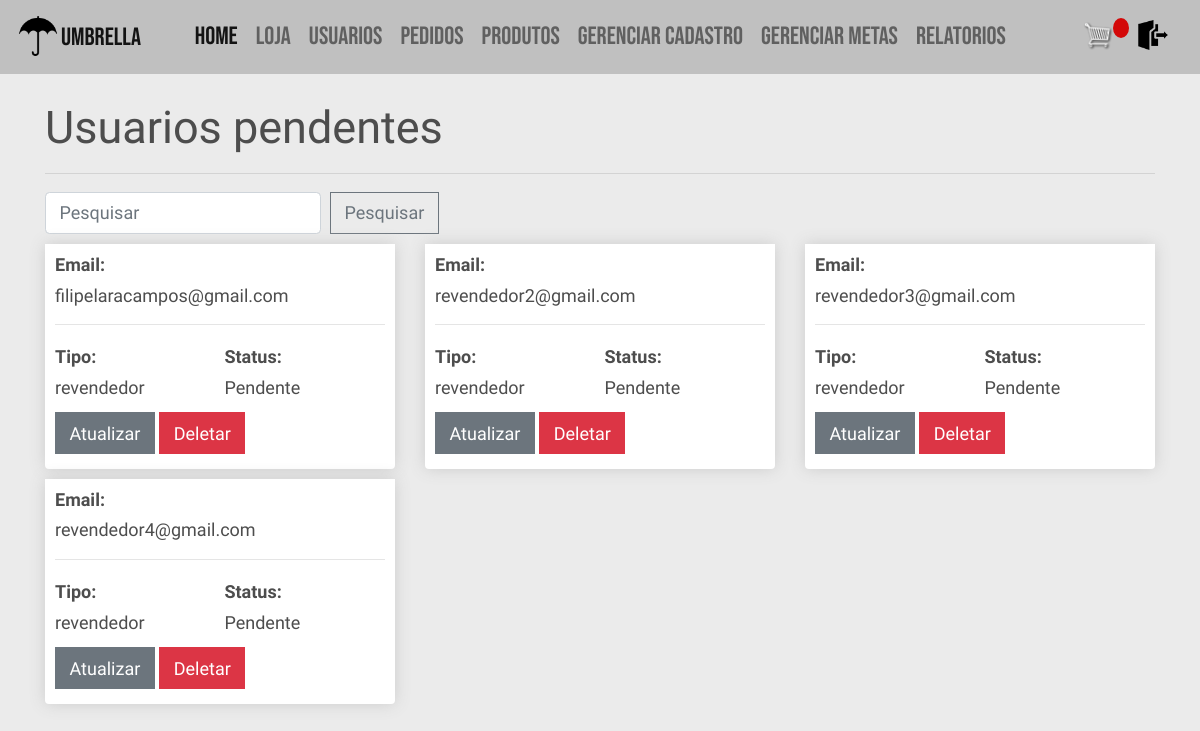
Screenshot of /pesquisa_rev_novo/ (signed in) with the database file from the repository.
### vendas/models.py (models this page shows, shortened)
class Revendedor(models.Model):
    user = models.OneToOneField(
        User, on_delete=models.CASCADE)
    nome = models.CharField(_("Nome"), max_length=100, blank=True)
    cpf = models.CharField(_("CPF"), max_length=15, blank=True)
    telefone = models.CharField(_("Telefone"), max_length=15, blank=True)
    cep = models.CharField(
        _("CEP"), max_length=15, blank=True)
    uf = models.CharField(
        _("UF"), max_length=2, blank=True)
    cidade = models.CharField(
        _("cidade"), max_length=50, blank=True)
    bairro = models.CharField(
        _("bairro"), max_length=50, blank=True)
    logradouro = models.CharField(
        _("logradouro"), max_length=100, blank=True)
    numero = models.CharField(
        _("numero"), max_length=5, blank=True)
    datanasc = models.DateField(
        _("Data de nascimento"), auto_now=False, auto_now_add=False, blank=True)
    sexo = models.CharField(_("sexo"), choices=opcoes_sexo,
                            max_length=30, blank=True)
    supervisor = models.ForeignKey(Supervisor, verbose_name=_(
        "supervisor"), on_delete=models.SET_NULL, null=True, blank=True)
    def meta_iniciante():
        return Meta.objects.get(nivel=Meta.INICIANTE)
    meta = models.ForeignKey(
        Meta, on_delete=models.SET_NULL, null=True, blank=True, default=meta_iniciante)
    is_aprovado = models.BooleanField(_('Aprovado'), default=False)

### users/models.py (models this page shows)
class User(AbstractBaseUser, PermissionsMixin):
    email = models.EmailField(_('email'), unique=True)
    is_staff = models.BooleanField(
        _('staff status'),
        default=False,
    )
    is_active = models.BooleanField(
        _('active'),
        default=True,
    )
    criado = models.DateTimeField(
        _('criado'),
        default=timezone.now,
    )
    REVENDEDOR = 'revendedor'
    LOJA = 'loja'
    SUPERVISOR = 'supervisor'
    FRANQUIA = 'franquia'
    opcoes_tipo = [
        (REVENDEDOR, "Revendedor"),
        (LOJA, "Loja"),
        (SUPERVISOR, "Supervisor"),
        (FRANQUIA, "Franquia"),
    ]
    tipo = models.CharField(
        _("tipo"), max_length=50, choices=opcoes_tipo, default=REVENDEDOR, null = True, blank = True)
    objects = UserManager()
    USERNAME_FIELD = 'email'
    def __str__(self):
        return self.email

### vendas/views.py (the view)
# urls.py: path('pesquisa_rev_novo/', views.pesquisaRevNovo,
def pesquisaRevNovo(request):
    from itertools import chain
    if request.user.tipo == User.FRANQUIA:
        revendedor_list = Revendedor.objects.filter(is_aprovado=False)
        loja_list = Loja.objects.filter(is_aprovado=False)
        supervisor_list = Supervisor.objects.filter(is_aprovado=False)
        object_list = list(chain(revendedor_list, loja_list, supervisor_list))
    else:
        object_list = Revendedor.objects.filter(is_aprovado=False)
    return render(request, 'vendas/revendedor_list.html', {'object_list': object_list})

### vendas/templates/vendas/revendedor_list.html (shortened to what this page needs)
{% extends 'vendas/base.html' %}
{% load static %}
{% block content %}
	{% if request.user.tipo == 'supervisor' %}
		<h1>Revendedores pendentes</h1>
	{% else %}
		<h1>Usuarios pendentes</h1>
	{% endif %}
	<hr>
	<form class="form-inline" action="{% url 'pesquisa_usuarios' %}" method="get">
		<input class="form-control mr-sm-2" name="q" type="search" placeholder="Pesquisar" aria-label="Pesquisar">
		<button class="btn btn-outline-secondary my-2 my-sm-0" type="submit">Pesquisar</button>
	</form>
	<div class="row">
		{% if not object_list %}
			{% if request.user.tipo == 'supervisor' %}
				<h2 class="mt-3 ml-3"><strong>Não há revendedores pendentes</strong></h2>
			{% else %}
				<h2 class="mt-3 ml-3"><strong>Não há usuarios pendentes</strong></h2>
			{% endif %}
		{% else %}
			{% for revendedor in object_list %}
				<div class="col-lg-4">
					<div class="box-element product">
						<h6><strong>Email:</strong></h6>
						<h6>{{revendedor.user.email}}</h6>
						<hr>
						<div class="d-inline-flex w-50 flex-column">
							<h6 ><strong>Tipo: </strong></h6>
							<h6 >{{revendedor.user.tipo}}</h6>
						</div>
                        <div class="d-inline-flex flex-column">
                            <h6><strong>Status: </strong></h6>
                            {% if revendedor.is_aprovado %}
                                <h6>Aprovado</h6>
                            {% else %}
                                <h6>Pendente</h6>
                            {% endif %}
                        </div>
                        <div>
                            <a class="btn btn-secondary btn-me mt-1 mb-1" href="{% url 'atualizar_usuario' revendedor.user.id %}">Atualizar</a>
                            <a class="btn btn-danger btn-me mt-1 mb-1" href="{% url 'deletar_usuario' revendedor.user.id %}">Deletar</a>
                        </div>
					</div>
				</div>
			{% endfor %}
		{% endif %}
	</div>
{% endblock content %}

### vendas/static/vendas/css/style.css (style rules this page uses)
html { font-size: 18px; }
body { margin: 0; padding: 0; font-family: 'Roboto Condensed', sans-serif; background-color: #EBEBEB; background-size: cover; background-repeat: no-repeat; background-position: center; height: 100vh; }
h1, h2, h3, h4, h5, h6 { color: hsl(0, 0%, 30%); }
.box-element { box-shadow: hsl(0, 0%, 80%) 0 0 16px; background-color: #fff; border-radius: 4px; padding: 10px; }
.product { border-radius: 0 0 4px 4px; }
.col-lg-4, .col-lg-6, .col-lg-8, .col-lg-12 { margin-top: 10px; }
.btn { border-radius: 0; }

### rows the page displays
Revendedor: user.email "filipelaracampos@gmail.com", user.tipo "revendedor", is_aprovado "Pendente"
Revendedor: user.email "revendedor2@gmail.com", user.tipo "revendedor", is_aprovado "Pendente"
Revendedor: user.email "revendedor3@gmail.com", user.tipo "revendedor", is_aprovado "Pendente"
Revendedor: user.email "revendedor4@gmail.com", user.tipo "revendedor", is_aprovado "Pendente"
